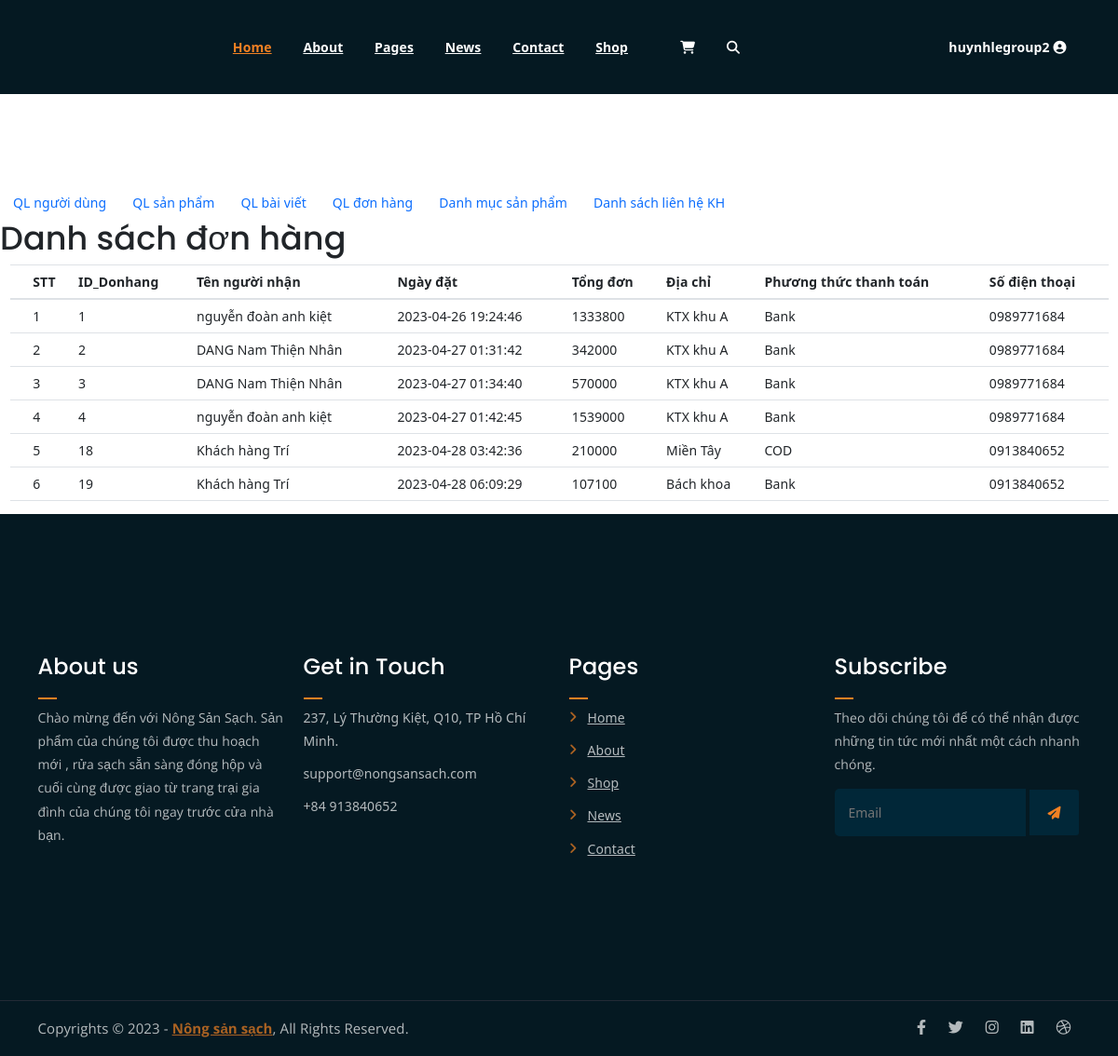
/SourceCode_Implement/admin?act=donhang (signed in), run on the app's committed database.
### tables this page shows
CREATE TABLE `tbl_tddonhang` (
  `id_donhang` int(11) NOT NULL,
  `name_cus` varchar(1000) NOT NULL,
  `date_dh` datetime DEFAULT NULL,
  `total` int(11) NOT NULL,
  `address_in` varchar(1000) NOT NULL,
  `pprice` varchar(5) NOT NULL,
  `phone_in` varchar(20) NOT NULL
);

### SourceCode_Implement/core/Controller.php (called while the page is built, shortened)
<?php
    class Controller
    {
        function view( $view, $data = []) {
            require_once "./view/".$view.".php";
        }
    }
?>

### SourceCode_Implement/controller/Admin.php (called while the page is built)
<?php
    class Admin extends Controller
    {
        function default() {
            $this->view("admin");
        }
    }
?>

### SourceCode_Implement/core/App.php (called while the page is built, shortened)
<?php
class App{
    protected $action="default";
    function __construct(){
        $arr = $this->UrlProcess();
        if( file_exists("./controller/".$arr[0].".php") ){
            unset($arr[0]);
        }
        $this->controller = new $this->controller;
        $this->params = $arr?array_values($arr):[];
        call_user_func_array([$this->controller, $this->action], $this->params );
    }
    function UrlProcess(){
        if( isset($_GET["url"]) ){
            return explode("/", filter_var(trim($_GET["url"], "/")));
        }
    }
}
?>

### SourceCode_Implement/index.php (called while the page is built, shortened)
<?php
	require_once "./core/App.php";
	require_once "./core/Controller.php";
	$myApp =  new App();
?>

### SourceCode_Implement/model/tabledhModel.php (called while the page is built, shortened)
<?php
  $conn = mysqli_connect('localhost', 'root', '', 'nongsanstore');
  $stt =1;
  $sql = "SELECT * FROM tbl_tddonhang";
  $result = mysqli_query($conn,$sql);
?>

### SourceCode_Implement/view/tabledh.php (the view)
<?php
require_once 'model/tabledhModel.php';
?>
<!DOCTYPE html>
<html>
  <body>
  <h1>Danh sách  đơn hàng</h1>
  <div class="container-fluid">
    <table class="table table-hover">
      <thead>
        <tr>
          <th scope="col"></th>
          <th scope="col">STT</th>
          <th scope="col">ID_Donhang</th>
          <th scope="col">Tên người nhận</th>
          <th scope="col">Ngày đặt </th>
          <th scope="col">Tổng đơn</th>
          <th scope="col">Địa chỉ</th>
          <th scope="col">Phương thức thanh toán</th>
          <th scope="col">Số điện thoại</th>
        </tr>
      </thead>
      <tbody>
        <?php foreach ($result  as $rows): ?>
        <tr>
          <td>
          </td>
          <td><?php  echo $stt; $stt= $stt+1;?></td>
          <td><?php echo $rows['id_donhang'];?></td>
          <td><?php  echo $rows['name_cus'];?></td>
          <td><?php  echo  $rows['date_dh'];?></td>
          <td><?php  echo  $rows['total'];?></td>
          <td><?php  echo  $rows['address_in'];?></td>
          <td><?php  echo  $rows['pprice'];?></td>
          <td> <?php  echo  $rows['phone_in'];?></td>
        </tr>
        <?php endforeach; ?>
      </tbody>
    </table>
  </div>
</body>
</html>

### SourceCode_Implement/asset/css/main.css (style rules this page uses)
html { font-size: 14px; font-weight: 400; line-height: 28px; height: 100%; }
body { font-family: "Open Sans", sans-serif; font-weight: 400; font-size: 1rem; letter-spacing: 0.1px; line-height: 1.8; color: #051922; overflow-x: hidden; }
h1, .h1, h2, .h2, h3, .h3, h4, .h4, h5, .h5, h6, .h6 { font-family: "Poppins", sans-serif; font-weight: 700; margin: 0 0 1.25rem 0; color: #051922; }
h1, .h1 { font-size: 4rem; font-weight: 700; line-height: 4rem; }
html, body { height: 100%; }
thead { border-bottom: 1px solid #eee; }

### data on the page
tbl_tddonhang: id_donhang "1", name_cus "nguyễn đoàn anh kiệt", date_dh "2023-04-26 19:24:46", total "1333800", address_in "KTX khu A", pprice "Bank", phone_in "0989771684"
tbl_tddonhang: id_donhang "2", name_cus "DANG Nam Thiện Nhân", date_dh "2023-04-27 01:31:42", total "342000", address_in "KTX khu A", pprice "Bank", phone_in "0989771684"
tbl_tddonhang: id_donhang "3", name_cus "DANG Nam Thiện Nhân", date_dh "2023-04-27 01:34:40", total "570000", address_in "KTX khu A", pprice "Bank", phone_in "0989771684"
tbl_tddonhang: id_donhang "4", name_cus "nguyễn đoàn anh kiệt", date_dh "2023-04-27 01:42:45", total "1539000", address_in "KTX khu A", pprice "Bank", phone_in "0989771684"
tbl_tddonhang: id_donhang "18", name_cus "Khách hàng Trí", date_dh "2023-04-28 03:42:36", total "210000", address_in "Miền Tây", pprice "COD", phone_in "0913840652"
tbl_tddonhang: id_donhang "19", name_cus "Khách hàng Trí", date_dh "2023-04-28 06:09:29", total "107100", address_in "Bách khoa", pprice "Bank", phone_in "0913840652"

### other printed values
$_SESSION['username'] "huynhlegroup2"
